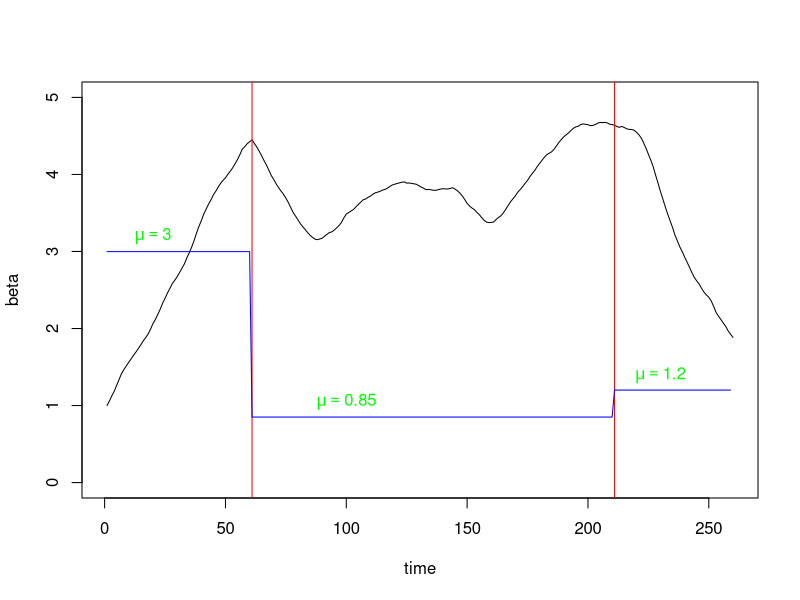
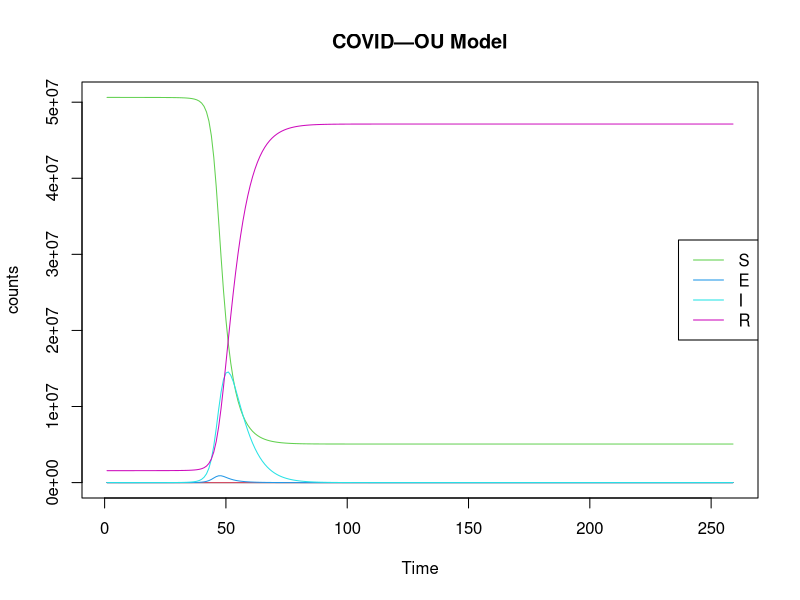
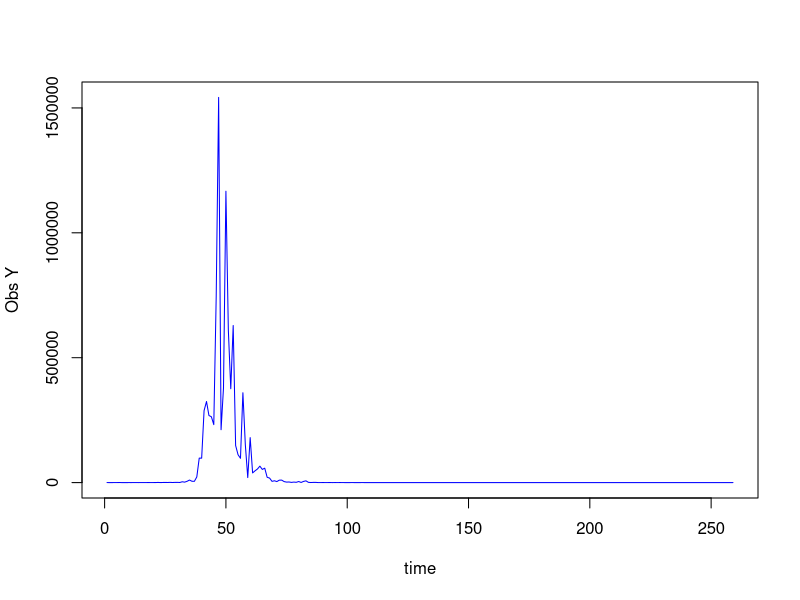

These charts were generated, in order, by the following R code:
rm(list=ls())
require(deSolve)
set.seed(125)   #125 1217 1231 1218 1237 1240 1247 theta=0.03 sigma=0.1
                #12501 theta=0.03 sigma=0.01
                #12502 theta=0.5 sigma=0.1
                #12503 theta=0.5 sigma=0.01
                #12504 theta=0.03
                #121 theta=0.1 sigma=0.02
times <- 1:259
N=52196381
#Simulate a Brownian Motion Path
e <- rnorm(n = length(times) - 1, sd = sqrt(0.01))
e <- c(0, cumsum(e))

mu<-vector(length=259) 
for (t in 1:259) {
  if (t <= 60){
    mu[t]=exp(1.098)      }                    #No lock-down policy
  else if (t <= 210){                         
    mu[t]=exp(1.098-1.26)     }                #Strict national lock-down 
  else {mu[t]=exp(1.098-0.915) }                #Mitigate Tier System
}
mu<-ts(mu)


#Simulate an O-U Process
ornstein_uhlenbeck <- function(n,theta,sigma,beta0){
  dt  <- 1
  beta<-vector(length=260)
  for (i in 1:(n+1)) {
    if (i==1){beta[i]=beta0}
    else{
      beta[i]  <-  beta[i-1] + theta*(mu[i-1]-beta[i-1])*dt + sigma*e[i-1]}
  }
  return(beta);
}

beta<- ornstein_uhlenbeck(259,0.03,0.1,1)
plot(beta,type='l',xlab="time",ylim=c(0,5))
abline(v=61, col="red")
abline(v=211,col="red")
lines(mu,col="blue")
tt1 <-expression(mu==3)
text(20,3.2,tt1,col="green")
tt2 <-expression(mu==0.85)
text(100,1.05,tt2,col="green")
tt3 <-expression(mu==1.2)
text(230,1.4,tt3,col="green")
# tt1 <-expression(mu==4)
# text(20,4.2,tt1,col="green")
# tt2 <-expression(mu==1.5)
# text(100,1.7,tt2,col="green")
# tt3 <-expression(mu==2.2)
# text(230,2.4,tt3,col="green")
write.csv(beta,"covidoubeta3.csv")
#Main ODE Model
COVID_OU <- function(time, current_state, params){
  
  with(as.list(c(current_state, params)),{
    
    N <- S+E+I+R
    dt <- 1
    dS <- -beta[t+1]*S*(E+0.1*I)/N
    dE <- beta[t+1]*S*(E+0.1*I)/N - E*(1/k+1/gamma)
    dI <- E/k-I*(1/gamma+0.0087)
    dR <- (I+E)/gamma+0.0087*I
    
    return(list(c( dt, dS, dE, dI, dR)))
  })
}
params <- c(k=0.2, gamma=5)

#library('truncnorm')
# R0 <- rtruncnorm(1, a=0, b=1, mean = 0.15, sd = 0.15)
# E0 <-runif(1,-16, -9)
# I0 <-runif(1,-16, -9)
# #x <-runif(1, -5,2)
# S <- N
# R <- R0*S
# S <- S - R
# 
# E <- exp(E0 + log(S))
# S <- S - E
# I <- exp(I0 + log(S))
# S <- S - I

R0 <-0.03
S <- N
R <- S*R0
S <- S - R

E0 <- -15
E <- exp(E0 + log(S))
S <- S - E

I0 <- -10
I <- exp(I0 + log(S))
S <- S - I
initial_state<- c(t=1, S=S, E=E, I=I, R=R)
#initial_state <- c(t=1,S=52196380, E=1, I=0, R=0)
model1 <- ode(initial_state, times, COVID_OU, params)

summary(model1)

matplot(model1, type="l", lty=1, main="COVID—OU Model",ylab="counts", xlab="Time")
legend <- colnames(model1)[3:6]
legend("right", legend=legend, col=3:6, lty = 1)
Z1 <-model1[,4]/0.2

tau1 <- 0.8#runif(1,0,1)
Y1 <-vector(length = 259)
for (i in 1:259){
  #Y1[i]<- rlnorm(1,log(Z1[i,]/5),tau1)
  Y1[i]<- rlnorm(1,log(Z1[i]/5),tau1)
}
plot(Y1,type='l',ylab="Obs Y",xlab="time",col="blue")
write.csv(Y1,"covidouY3.csv")
write.csv(model1,"simcovidou3.csv")
